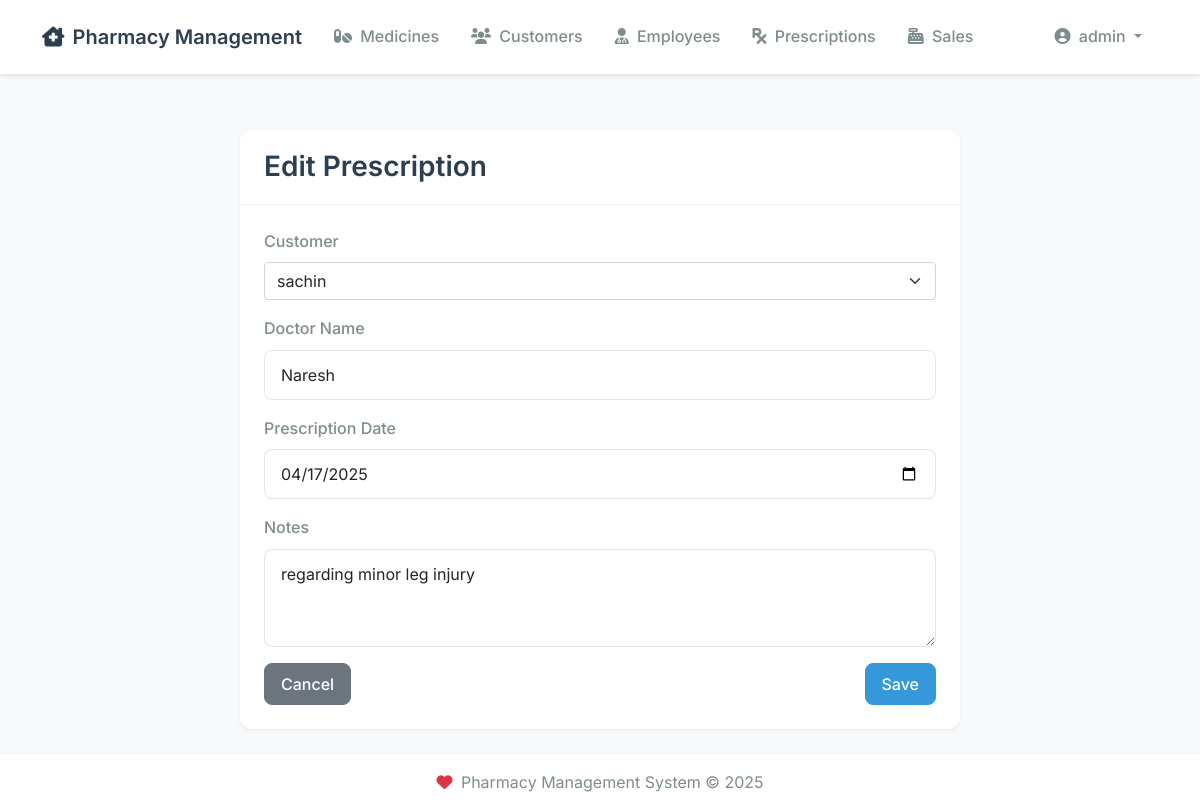
The app's page /prescriptions/1/edit (signed in) with its own data.
### models.py (models this page shows, shortened)
class User(UserMixin, db.Model):
    __tablename__ = 'user'
    id = db.Column(db.Integer, primary_key=True)
    username = db.Column(db.String(80), unique=True, nullable=False)
    email = db.Column(db.String(120), unique=True, nullable=False)
    password_hash = db.Column(db.String(128))
    is_admin = db.Column(db.Boolean, default=False)
    created_at = db.Column(db.DateTime, nullable=False, default=datetime.utcnow)
    updated_at = db.Column(db.DateTime, nullable=False, default=datetime.utcnow, onupdate=datetime.utcnow)

class Prescription(db.Model):
    __tablename__ = 'prescription'
    id = db.Column(db.Integer, primary_key=True)
    customer_id = db.Column(db.Integer, db.ForeignKey('customer.id'), nullable=False)
    doctor_name = db.Column(db.String(100), nullable=False)
    prescription_date = db.Column(db.Date, nullable=False, default=date.today)
    notes = db.Column(db.Text)
    created_at = db.Column(db.DateTime, nullable=False, default=datetime.utcnow)
    updated_at = db.Column(db.DateTime, nullable=False, default=datetime.utcnow, onupdate=datetime.utcnow)
    __table_args__ = (
        db.Index('idx_prescription_date', 'prescription_date'),
        db.Index('idx_prescription_doctor', 'doctor_name'),
    )
    items = db.relationship('PrescriptionItem', back_populates='prescription')
    customer = db.relationship('Customer', back_populates='prescriptions')

### routes/main.py (the view, shortened to what this page needs)
@main.route('/prescriptions/<int:id>/edit', methods=['GET', 'POST'])
@login_required
def edit_prescription(id):
    prescription = Prescription.query.get_or_404(id)
    form = PrescriptionForm(obj=prescription)
    form.customer_id.choices = [(c.id, c.name) for c in Customer.query.order_by(Customer.name).all()]
    return render_template('prescription_form.html', form=form, title='Edit Prescription')

### forms.py
class PrescriptionForm(FlaskForm):
    customer_id = SelectField('Customer', coerce=int, validators=[DataRequired()])
    doctor_name = StringField('Doctor Name', validators=[DataRequired()])
    prescription_date = DateField('Prescription Date', validators=[DataRequired()], default=date.today)
    notes = TextAreaField('Notes', validators=[Optional()])

### extensions.py (called while the page is built)
@login_manager.user_loader
def load_user(user_id):
    from models import User  # Import here to avoid circular imports
    return User.query.get(int(user_id))

### templates/prescription_form.html (shortened to what this page needs)
{% extends "base.html" %}
{% block content %}
<div class="container">
    <div class="row justify-content-center">
        <div class="col-md-8">
            <div class="card">
                <div class="card-header">
                    <h3 class="card-title mb-0">{{ title }}</h3>
                </div>
                <div class="card-body">
                    <form method="POST">
                        <div class="mb-3">
                            {{ form.customer_id.label(class="form-label") }}
                            {{ form.customer_id(class="form-select") }}
                        </div>
                        <div class="mb-3">
                            {{ form.doctor_name.label(class="form-label") }}
                            {{ form.doctor_name(class="form-control") }}
                        </div>
                        <div class="mb-3">
                            {{ form.prescription_date.label(class="form-label") }}
                            {{ form.prescription_date(class="form-control", type="date") }}
                        </div>
                        <div class="mb-3">
                            {{ form.notes.label(class="form-label") }}
                            {{ form.notes(class="form-control", rows=3) }}
                        </div>
                        <div class="d-flex justify-content-between">
                            <a href="{{ url_for('main.prescriptions') }}" class="btn btn-secondary">Cancel</a>
                            <button type="submit" class="btn btn-primary">Save</button>
                        </div>
                    </form>
                </div>
            </div>
        </div>
    </div>
</div>
{% endblock %}

### templates/base.html (shortened to what this page needs)
<!DOCTYPE html>
<html lang="en">
<head>
    <link href="https://cdn.jsdelivr.net/npm/bootstrap@5.1.3/dist/css/bootstrap.min.css" rel="stylesheet">
    <link href="https://cdnjs.cloudflare.com/ajax/libs/font-awesome/6.0.0/css/all.min.css" rel="stylesheet">
    <link href="{{ url_for('static', filename='css/style.css') }}" rel="stylesheet">
</head>
<body>
    <nav class="navbar navbar-expand-lg navbar-light">
        <div class="container">
            <a class="navbar-brand" href="{{ url_for('main.index') }}">
                <i class="fas fa-clinic-medical me-2"></i>Pharmacy Management
            </a>
            <div class="collapse navbar-collapse" id="navbarNav">
                <ul class="navbar-nav me-auto">
                    <li class="nav-item">
                        <a class="nav-link {% if request.endpoint == 'main.medicines' %}active{% endif %}" href="{{ url_for('main.medicines') }}">
                            <i class="fas fa-pills me-1"></i> Medicines
                        </a>
                    </li>
                    <li class="nav-item">
                        <a class="nav-link {% if request.endpoint == 'main.customers' %}active{% endif %}" href="{{ url_for('main.customers') }}">
                            <i class="fas fa-users me-1"></i> Customers
                        </a>
                    </li>
                    <li class="nav-item">
                        <a class="nav-link {% if request.endpoint == 'main.employees' %}active{% endif %}" href="{{ url_for('main.employees') }}">
                            <i class="fas fa-user-md me-1"></i> Employees
                        </a>
                    </li>
                    <li class="nav-item">
                        <a class="nav-link {% if request.endpoint == 'main.prescriptions' %}active{% endif %}" href="{{ url_for('main.prescriptions') }}">
                            <i class="fas fa-prescription me-1"></i> Prescriptions
                        </a>
                    </li>
                    <li class="nav-item">
                        <a class="nav-link {% if request.endpoint == 'main.sales' %}active{% endif %}" href="{{ url_for('main.sales') }}">
                            <i class="fas fa-cash-register me-1"></i> Sales
                        </a>
                    </li>
                </ul>
                {% if current_user.is_authenticated %}
                <ul class="navbar-nav">
                    <li class="nav-item dropdown">
                        <a class="nav-link dropdown-toggle" href="#" id="navbarDropdown" role="button" data-bs-toggle="dropdown">
                            <i class="fas fa-user-circle me-1"></i> {{ current_user.username }}
                        </a>
                    </li>
                </ul>
                {% endif %}
            </div>
        </div>
    </nav>
    <div class="container mt-4">
        {% block content %}{% endblock %}
    </div>
    <footer class="footer mt-auto py-3">
        <div class="container text-center">
            <span class="text-muted">
                <i class="fas fa-heart text-danger me-1"></i>
                Pharmacy Management System &copy; {{ now().year }}
            </span>
        </div>
    </footer>
</body>
</html>

### static/css/style.css (style rules this page uses)
.navbar { margin-bottom: 1rem; }
body { min-height: 100vh; display: flex; flex-direction: column; }
.footer { margin-top: auto; }
.form-label { font-weight: 500; }
.card { margin-bottom: 1rem; box-shadow: 0 0.125rem 0.25rem rgba(0, 0, 0, 0.075); }
.card-header { background-color: #f8f9fa; border-bottom: 1px solid rgba(0, 0, 0, 0.125); }
.navbar { margin-bottom: 2rem; }
.nav-link { padding: 0.5rem 1rem; }
.text-muted { color: #6c757d !important; }
.mt-4 { margin-top: 1.5rem !important; }
.btn { display: inline-flex; align-items: center; gap: 0.5rem; }
:root { --primary-color: #2c3e50; --secondary-color: #3498db; --accent-color: #e74c3c; --background-color: #f8f9fa; --card-background: #ffffff; --text-primary: #2c3e50; --text-secondary: #7f8c8d; --success-color: #27ae60; --warning-color: #f1c40f; --danger-color: #e74c3c; }
body { font-family: 'Inter', -apple-system, BlinkMacSystemFont, 'Segoe UI', Roboto, Oxygen, Ubuntu, Cantarell, sans-serif; color: var(--text-primary); background-color: var(--background-color); line-height: 1.6; }
.navbar { box-shadow: 0 2px 4px rgba(0, 0, 0, 0.1); background-color: var(--card-background) !important; padding: 1rem 0; }
.navbar-brand { color: var(--primary-color) !important; font-weight: 600; font-size: 1.25rem; }
.navbar-nav .nav-link { color: var(--text-secondary) !important; font-weight: 500; padding: 0.5rem 1rem !important; transition: all 0.3s ease; }
.card { border: none; border-radius: 12px; box-shadow: 0 2px 4px rgba(0, 0, 0, 0.05); transition: transform 0.2s ease, box-shadow 0.2s ease; background: var(--card-background); margin-bottom: 1.5rem; }
.card-header { background-color: transparent; border-bottom: 1px solid rgba(0, 0, 0, 0.05); padding: 1.25rem 1.5rem; }
.card-body { padding: 1.5rem; }
.card-title { color: var(--primary-color); font-weight: 600; margin-bottom: 0.75rem; }
.btn { border-radius: 8px; padding: 0.5rem 1rem; font-weight: 500; transition: all 0.3s ease; }
.btn-primary { background-color: var(--secondary-color); border-color: var(--secondary-color); }
.form-control { border-radius: 8px; border: 1px solid rgba(0, 0, 0, 0.1); padding: 0.75rem 1rem; transition: all 0.3s ease; }
.form-label { font-weight: 500; color: var(--text-secondary); margin-bottom: 0.5rem; }
.footer { background-color: var(--card-background) !important; border-top: 1px solid rgba(0, 0, 0, 0.05); padding: 1.5rem 0; margin-top: 3rem; }
.footer .text-muted { color: var(--text-secondary) !important; }

### records on screen
User: username "admin"
Prescription: customer_id "sachin", doctor_name "Naresh", prescription_date "04/17/2025", notes "regarding minor leg injury"

### other values on screen
{{ title }} "Edit Prescription"
